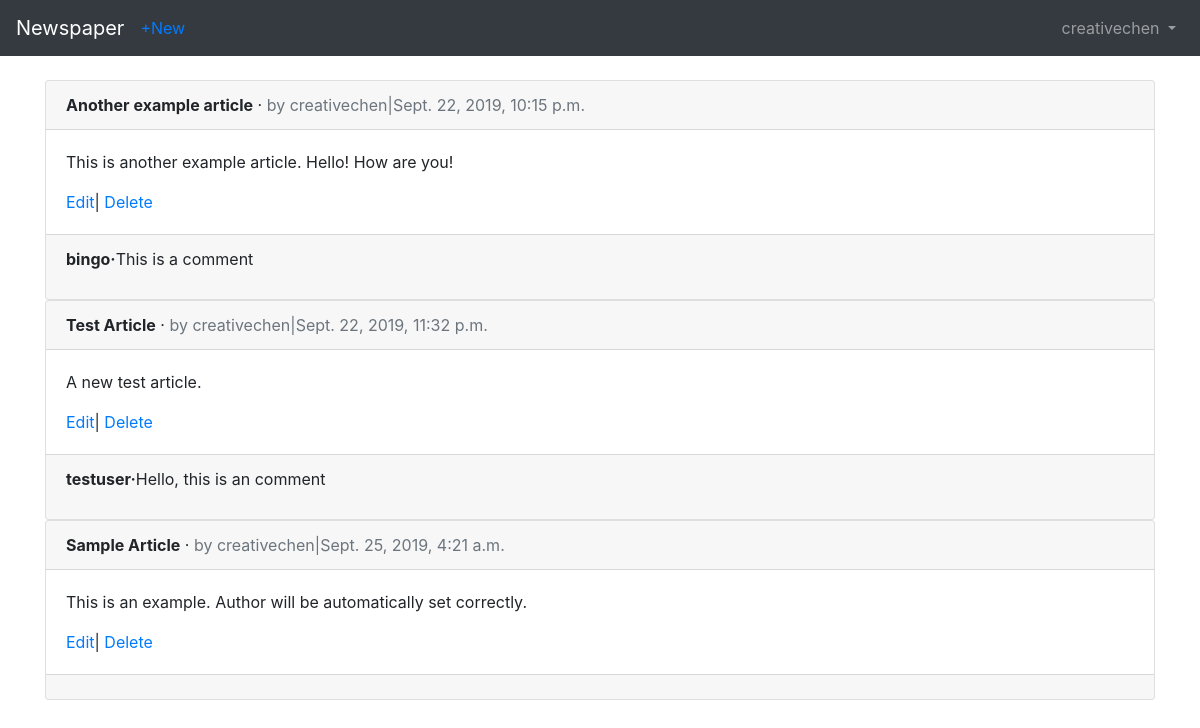
The page /articles/ (signed in) on the database as committed earlier.
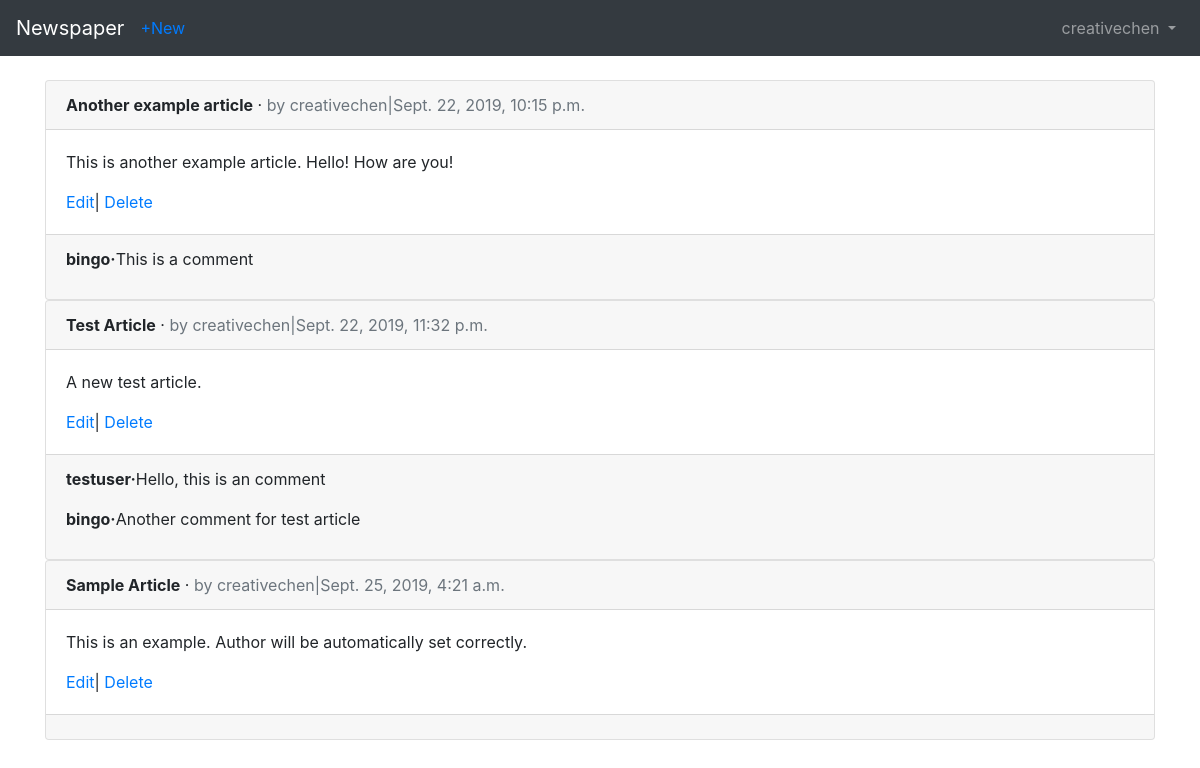
The same page on the database as committed later.
### articles/models.py (models this page shows, shortened)
class Article(models.Model):
    title = models.CharField(max_length=255)
    body = models.TextField()
    date = models.DateTimeField(auto_now_add=True)
    author = models.ForeignKey(get_user_model(), on_delete=models.CASCADE)

class Comment(models.Model):
    article = models.ForeignKey(Article, on_delete=models.CASCADE, related_name='comments',)
    comment = models.CharField(max_length=140)
    author = models.ForeignKey(get_user_model(), on_delete=models.CASCADE)
    def __str__(self):
        return self.comment

### users/models.py (models this page shows)
class CustomUser(AbstractUser):
    age = models.PositiveIntegerField(null=True, blank=True)

### articles/views.py (the view)
# urls.py: path('', ArticleListView.as_view(), name='article_list'),
class ArticleListView(LoginRequiredMixin, ListView):
    model = Article
    template_name = 'article_list.html'
    login_url = 'login'

### templates/article_list.html (shortened to what this page needs)
{% extends 'base.html' %}
{% block content %}
    {% for article in object_list %}
        <div class="card">
            <div class="card-header">
                <span class="font-weight-bold">{{article.title}}</span>
                &middot;
                <span class="text-muted">by
                {{article.author}}|{{article.date}}</span>
            </div>
            <div class="card-body">
                <p>{{article.body}}</p>
                <a href="{% url 'article_edit' article.pk %}">Edit</a>|
                <a href="{% url 'article_delete' article.pk %}">Delete</a>
            </div>
            <div class="card-footer">
                {% for comment in article.comments.all %}
                <p>
                    <span class="font-weight-bold">{{comment.author}}&middot;</span>{{comment}}
                </p>
                {% endfor %}
            </div>
        </div>
    {% endfor %}
{% endblock content %}

Rows that differ between the two databases and show on the page:
added Comment: author "bingo", comment "Another comment for test article", shown under Article "Test Article"
